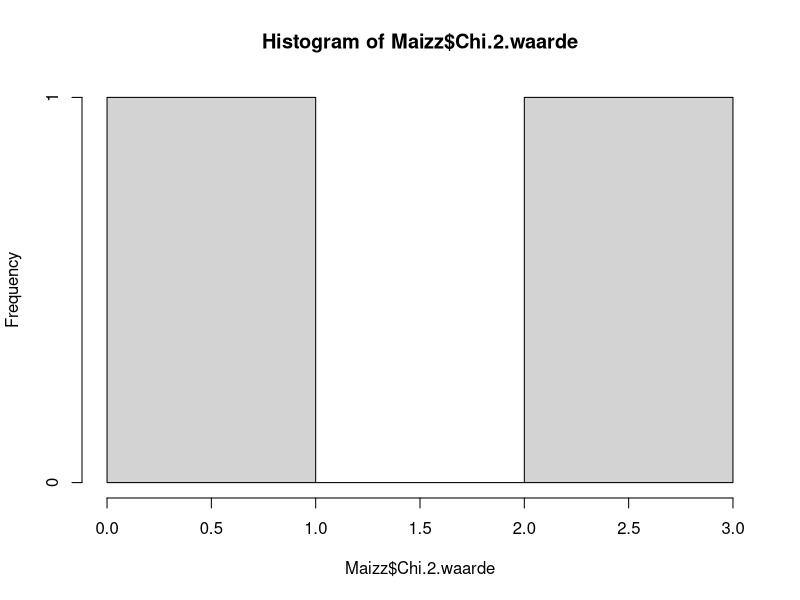
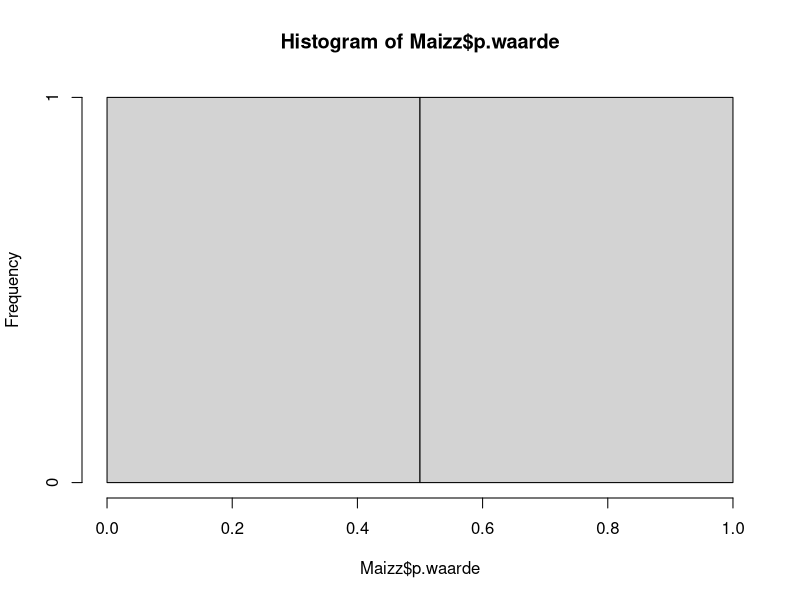

These figures' R source, in order:
## ---- chunk 1
Maizz <- read.delim2("Maizz.txt")
hist(Maizz$Chi.2.waarde)
## ---- chunk 2
hist(Maizz$p.waarde)
## ---- chunk 3
# Het alignment als data frame: elke RIJ een soort, elke KOLOM een positie
alignment <- data.frame(
  positie_1 = c("A", "A", "A", "A", "A", "A"),
  positie_2 = c("T", "T", "T", "T", "T", "T"),
  positie_3 = c("G", "G", "G", "G", "G", "G"),
  positie_4 = c("C", "T", "A", "G", "C", "A"),
  positie_5 = c("A", "A", "A", "A", "A", "A"),
  positie_6 = c("A", "G", "G", "A", "T", "G"),
  positie_7 = c("T", "T", "T", "T", "T", "T"),
  row.names = c("soort 1", "soort 2", "soort 3",
                "soort 4", "soort 5", "soort 6")
)

alignment
## ---- chunk 4
entropie <- function(kolom) {
  p <- table(kolom) / length(kolom)
  -sum(p * log2(p))
}

sapply(alignment, entropie)
